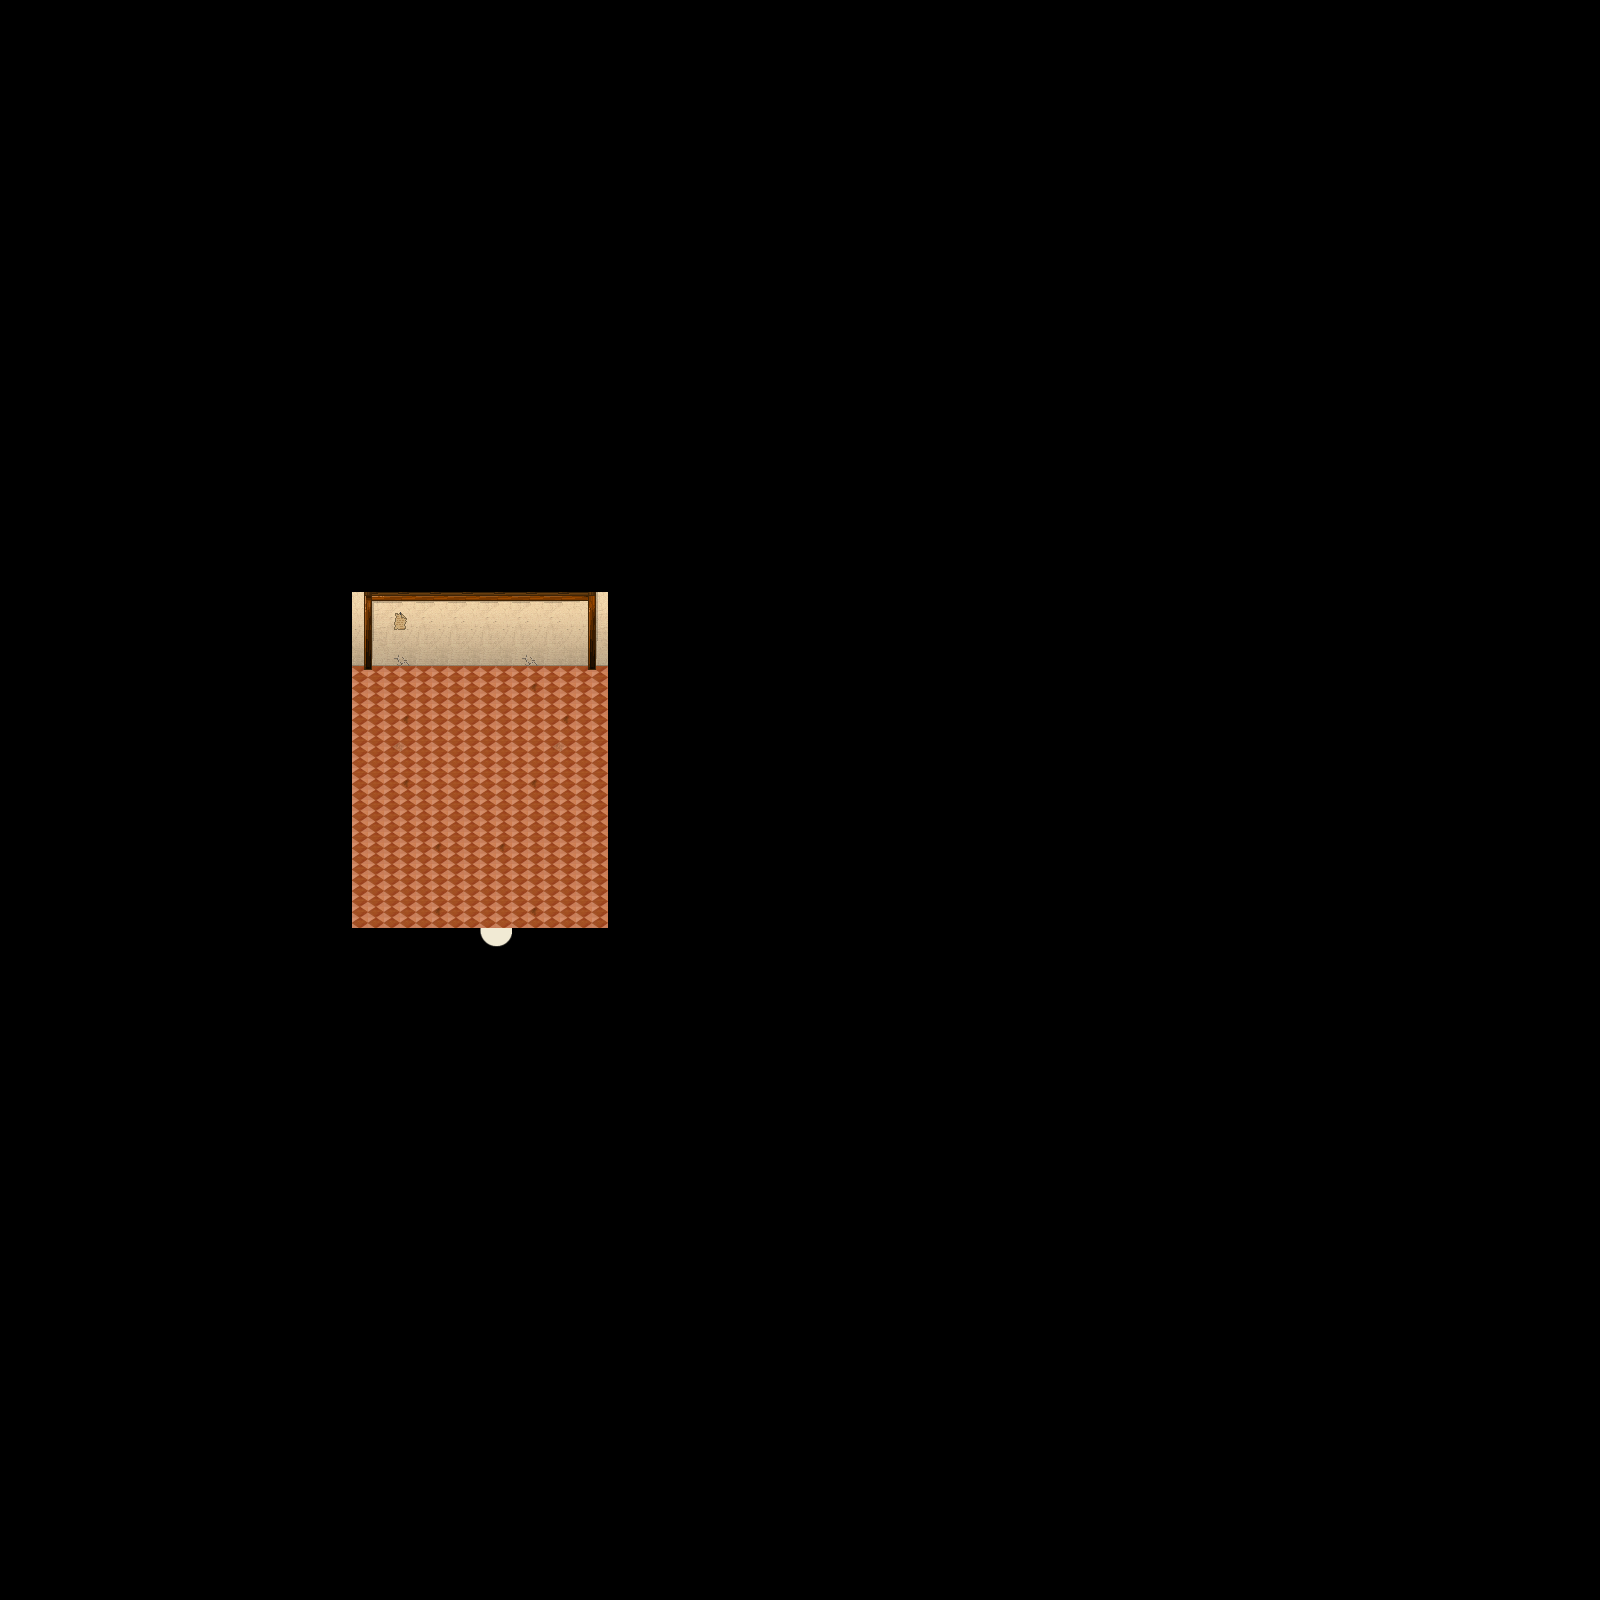

A level layout from a 2D game, rendered from its tile map. Below: a short description, then the map file with tile-grid data replaced by summaries:
An orthogonal 50x50 tile map with 32x32 px tiles, 5 tile layers (Ground, Ground, Ground, Fringe, ...), 1 hidden layer not drawn, 6 tilesets and 2 objects (SCRIPT, WARP).

<map version="1.0" orientation="orthogonal" width="50" height="50" tilewidth="32" tileheight="32">
 <properties>
  <property name="music" value="inside2.ogg" />
 </properties>
 <tileset firstgid="1" name="collision1_32_32" tilewidth="32" tileheight="32">
  <image source="../graphics/tiles/collision1_32_32.png" width="1024" height="1024" />
 </tileset>
 <tileset firstgid="1025" name="indoor3_32_32" tilewidth="32" tileheight="32">
  <image source="../graphics/tiles/indoor3_32_32.png" width="1024" height="1024" />
 </tileset>
 <tileset firstgid="2049" name="indoor2_32_32" tilewidth="32" tileheight="32">
  <image source="../graphics/tiles/indoor2_32_32.png" width="1024" height="1024" />
 </tileset>
 <tileset firstgid="3073" name="indoor2_32_64" tilewidth="32" tileheight="64">
  <image source="../graphics/tiles/indoor2_32_64.png" width="1024" height="1024" />
 </tileset>
 <tileset firstgid="3585" name="indoor2_32_96" tilewidth="32" tileheight="96">
  <image source="../graphics/tiles/indoor2_32_96.png" width="1024" height="960" />
 </tileset>
 <tileset firstgid="3905" name="desert3_32_32" tilewidth="32" tileheight="32">
  <image source="../graphics/tiles/desert3_32_32.png" width="1024" height="1024" />
 </tileset>
 <layer name="Ground" width="50" height="50">
  <data>[2500 cells, 1200 non-empty, 6 distinct tile ids]</data>
 </layer>
 <layer name="Ground" width="50" height="50">
  <data>[2500 cells, 24 non-empty, 8 distinct tile ids]</data>
 </layer>
 <layer name="Ground" width="50" height="50">
  <data>[2500 cells, 1 non-empty, 1 distinct tile ids]</data>
 </layer>
 <layer name="Fringe" width="50" height="50">
  <data>[2500 cells, 0 non-empty, 0 distinct tile ids]</data>
 </layer>
 <layer name="Over" width="50" height="50">
  <data>[2500 cells, 0 non-empty, 0 distinct tile ids]</data>
 </layer>
 <layer name="Collision" width="50" height="50" visible="0">
  <data>[2500 cells, 1136 non-empty, 1 distinct tile ids]</data>
 </layer>
 <objectgroup name="Object" width="50" height="50">
  <object name="External Map Events" type="SCRIPT" x="0" y="0">
   <properties>
    <property name="FILENAME" value="scripts/maps/iw-wüstenfestung-house01-o00-o00-o00.lua" />
   </properties>
  </object>
  <object name="Warp to city" type="WARP" x="480" y="928" width="32" height="32">
   <properties>
    <property name="DEST_MAP" value="ow-p0003-n0004-o0000" />
    <property name="DEST_X" value="2448" />
    <property name="DEST_Y" value="2672" />
   </properties>
  </object>
 </objectgroup>
</map>
